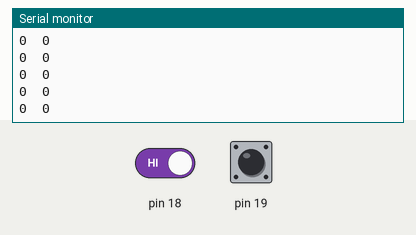
The sketch below on a simulated Arduino Mega 2560, built with avr-gcc and run on an emulated ATmega2560. Parts: the last lines printed to the serial monitor. The test bench sets the inputs (shaded band); at power-on: pin 18 HIGH, pin 19 HIGH.

Above: at 1.2 s.
1.3 s: pin 18 driven LOW
At 2.2 s:
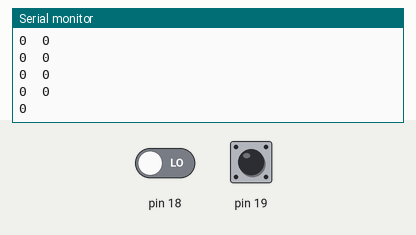
2.8 s: pin 18 driven HIGH
At 3.3 s:
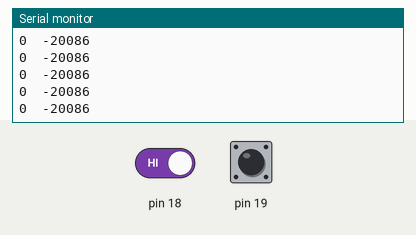

Measured:
- after the input at 1.3 s, the serial monitor: prints a new line at once (image 1)
- after the input at 2.8 s, the serial monitor: prints a new line at once (image 2)

The sketch:

encoder.ino
```cpp
// Definition of interrupt names
#include <avr/io.h>
// ISR interrupt service routine
#include <avr/interrupt.h>

volatile int left_encoder = 0;
volatile int right_encoder = 0;

//int sensePin = 3;
// Install the interrupt routine.
ISR(INT2_vect) {
  // check the value again - since it takes some time to
  // activate the interrupt routine, we get a clear signal.
  left_encoder++;
}

ISR(INT3_vect) {
  // check the value again - since it takes some time to
  // activate the interrupt routine, we get a clear signal.
  right_encoder++;
}


void setup() {
  Serial.begin(9600);
//  pinMode(sensePin, INPUT);
  // Set INT4 as falling edge triggered
  EICRB |= (1 << ISC40);
  EICRB |= (1 << ISC50);

  // Enable INT4 interrupt
  EIMSK |= (1 << INT2);
  EIMSK |= (1 << INT3);
}

void loop() {
  Serial.print(left_encoder);
  Serial.print("\t");
  Serial.println(right_encoder);
}
```
